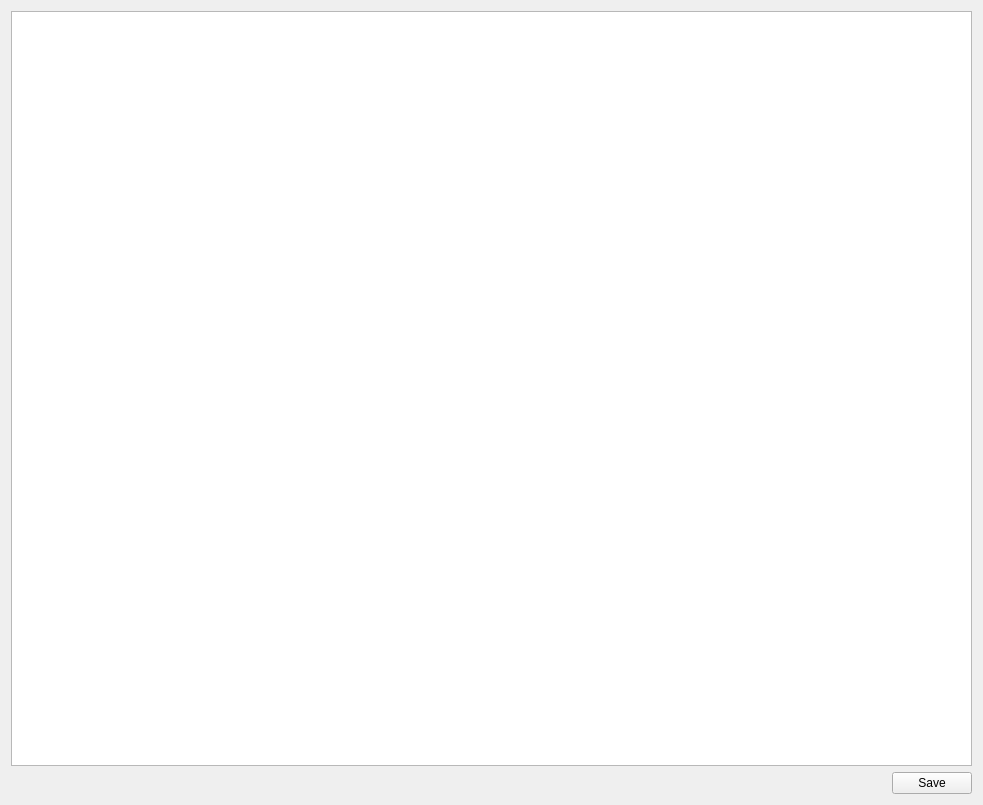
<?xml version="1.0" encoding="UTF-8"?>
<ui version="4.0">
 <class>AppConfigWidget</class>
 <widget class="QWidget" name="AppConfigWidget">
  <property name="geometry">
   <rect>
    <x>0</x>
    <y>0</y>
    <width>983</width>
    <height>805</height>
   </rect>
  </property>
  <property name="windowTitle">
   <string>Form</string>
  </property>
  <layout class="QGridLayout" name="gridLayout_2">
   <item row="0" column="0">
    <layout class="QGridLayout" name="gridLayout">
     <item row="0" column="0">
      <widget class="QTableView" name="tableView"/>
     </item>
     <item row="1" column="0">
      <layout class="QHBoxLayout" name="horizontalLayout">
       <item>
        <spacer name="horizontalSpacer">
         <property name="orientation">
          <enum>Qt::Orientation::Horizontal</enum>
         </property>
         <property name="sizeHint" stdset="0">
          <size>
           <width>40</width>
           <height>20</height>
          </size>
         </property>
        </spacer>
       </item>
       <item>
        <widget class="QPushButton" name="SaveButton">
         <property name="sizePolicy">
          <sizepolicy hsizetype="Minimum" vsizetype="Fixed">
           <horstretch>0</horstretch>
           <verstretch>0</verstretch>
          </sizepolicy>
         </property>
         <property name="text">
          <string>Save</string>
         </property>
        </widget>
       </item>
      </layout>
     </item>
    </layout>
   </item>
  </layout>
 </widget>
 <resources/>
 <connections/>
</ui>
